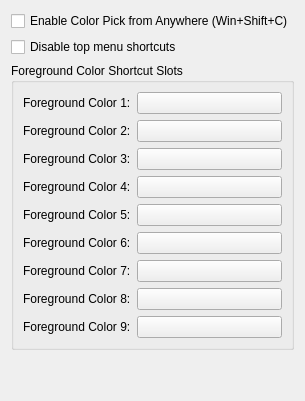
     <widget class="QWidget" name="Custom">
      <attribute name="title">
       <string>Custom</string>
      </attribute>
      <layout class="QVBoxLayout" name="customVerticalLayout">
       <item>
        <widget class="QCheckBox" name="chkColorPickFromAnywhere">
         <property name="text">
          <string>Enable Color Pick from Anywhere (Win+Shift+C)</string>
         </property>
        </widget>
       </item>
       <item>
        <widget class="QCheckBox" name="chkDisableTopMenuShortcuts">
         <property name="text">
          <string>Disable top menu shortcuts</string>
         </property>
        </widget>
       </item>
       <item>
        <widget class="QGroupBox" name="grpForegroundColorSlots">
         <property name="title">
          <string>Foreground Color Shortcut Slots</string>
         </property>
         <layout class="QFormLayout" name="foregroundColorSlotsLayout">
          <item row="0" column="0"><widget class="QLabel" name="lblForegroundColor1"><property name="text"><string>Foreground Color 1:</string></property></widget></item>
          <item row="0" column="1"><widget class="KisColorButton" name="btnForegroundColor1"/></item>
          <item row="1" column="0"><widget class="QLabel" name="lblForegroundColor2"><property name="text"><string>Foreground Color 2:</string></property></widget></item>
          <item row="1" column="1"><widget class="KisColorButton" name="btnForegroundColor2"/></item>
          <item row="2" column="0"><widget class="QLabel" name="lblForegroundColor3"><property name="text"><string>Foreground Color 3:</string></property></widget></item>
          <item row="2" column="1"><widget class="KisColorButton" name="btnForegroundColor3"/></item>
          <item row="3" column="0"><widget class="QLabel" name="lblForegroundColor4"><property name="text"><string>Foreground Color 4:</string></property></widget></item>
          <item row="3" column="1"><widget class="KisColorButton" name="btnForegroundColor4"/></item>
          <item row="4" column="0"><widget class="QLabel" name="lblForegroundColor5"><property name="text"><string>Foreground Color 5:</string></property></widget></item>
          <item row="4" column="1"><widget class="KisColorButton" name="btnForegroundColor5"/></item>
          <item row="5" column="0"><widget class="QLabel" name="lblForegroundColor6"><property name="text"><string>Foreground Color 6:</string></property></widget></item>
          <item row="5" column="1"><widget class="KisColorButton" name="btnForegroundColor6"/></item>
          <item row="6" column="0"><widget class="QLabel" name="lblForegroundColor7"><property name="text"><string>Foreground Color 7:</string></property></widget></item>
          <item row="6" column="1"><widget class="KisColorButton" name="btnForegroundColor7"/></item>
          <item row="7" column="0"><widget class="QLabel" name="lblForegroundColor8"><property name="text"><string>Foreground Color 8:</string></property></widget></item>
          <item row="7" column="1"><widget class="KisColorButton" name="btnForegroundColor8"/></item>
          <item row="8" column="0"><widget class="QLabel" name="lblForegroundColor9"><property name="text"><string>Foreground Color 9:</string></property></widget></item>
          <item row="8" column="1"><widget class="KisColorButton" name="btnForegroundColor9"/></item>
         </layout>
        </widget>
       </item>
       <item>
        <spacer name="customVerticalSpacer">
         <property name="orientation"><enum>Qt::Orientation::Vertical</enum></property>
         <property name="sizeHint" stdset="0"><size><width>20</width><height>40</height></size></property>
        </spacer>
       </item>
      </layout>
     </widget>
